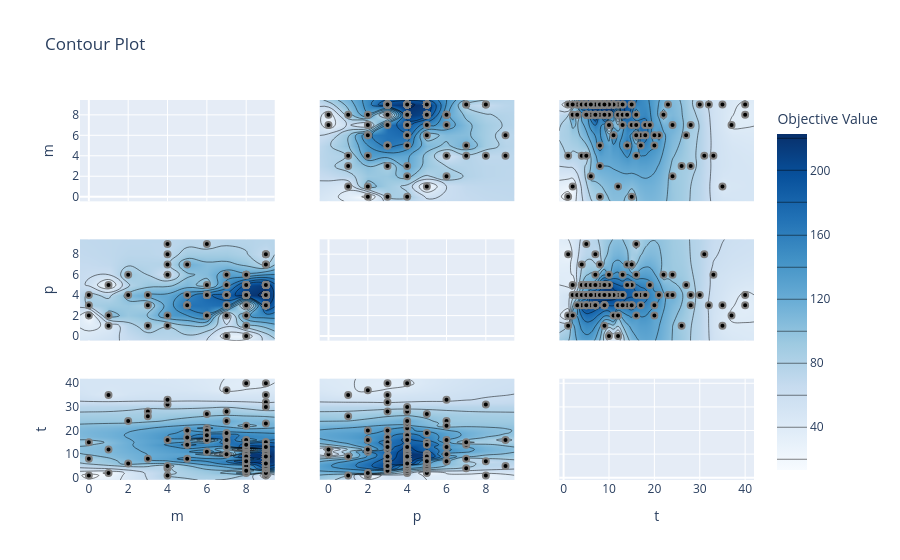

Notebook code for this chart:
### Code cell
optuna.visualization.plot_contour(study, params=['m', 'p', 't'])

### Figure 1 — Plotly figure (JSON) as saved in the notebook; plotly's stock layout.template omitted (floating-point values rounded to 4 significant figures; data arrays with more than 128 entries replaced by an {"elided": "..."} marker saying what was removed)
{"data": [{"type": "scatter", "xaxis": "x", "yaxis": "y"}, {"colorbar": {"title": {"text": "Objective Value"}}, "colorscale": [[0, "rgb(247,251,255)"], [0.125, "rgb(222,235,247)"], [0.25, "rgb(198,219,239)"], [0.375, "rgb(158,202,225)"], [0.5, "rgb(107,174,214)"], [0.625, "rgb(66,146,198)"], [0.75, "rgb(33,113,181)"], [0.875, "rgb(8,81,156)"], [1, "rgb(8,48,107)"]], "connectgaps": true, "contours": {"coloring": "heatmap"}, "hoverinfo": "none", "line": {"smoothing": 1.3}, "reversescale": false, "showscale": true, "type": "contour", "x": [-0.45, 0, 1, 2, 3, 4, 5, 6, 7, 8, 9, 9.45], "xaxis": "x4", "y": [-0.45, 0, 1, 2, 3, 4, 5, 6, 7, 8, 9, 9.45], "yaxis": "y4", "z": {"elided": "12x12 float values"}}, {"marker": {"color": "black", "line": {"color": "Gray", "width": 2}}, "mode": "markers", "name": "Feasible Trial", "showlegend": false, "type": "scatter", "x": {"elided": "200 int values"}, "xaxis": "x4", "y": {"elided": "200 int values"}, "yaxis": "y4"}, {"colorbar": {"title": {"text": "Objective Value"}}, "colorscale": [[0, "rgb(247,251,255)"], [0.125, "rgb(222,235,247)"], [0.25, "rgb(198,219,239)"], [0.375, "rgb(158,202,225)"], [0.5, "rgb(107,174,214)"], [0.625, "rgb(66,146,198)"], [0.75, "rgb(33,113,181)"], [0.875, "rgb(8,81,156)"], [1, "rgb(8,48,107)"]], "connectgaps": true, "contours": {"coloring": "heatmap"}, "hoverinfo": "none", "line": {"smoothing": 1.3}, "reversescale": false, "showscale": false, "type": "contour", "x": [-0.45, 0, 1, 2, 3, 4, 5, 6, 7, 8, 9, 9.45], "xaxis": "x7", "y": [-0.95, 1, 2, 3, 4, 5, 6, 7, 8, 9, 10, 11, 12, 13, 14, 15, 16, 17, 18, 19, 20, 21, 22, 23, 24, 26, 27, 28, 30, 31, 32, 33, 35, 37, 40, 41.95], "yaxis": "y7", "z": {"elided": "36x12 float values"}}, {"marker": {"color": "black", "line": {"color": "Gray", "width": 2}}, "mode": "markers", "name": "Feasible Trial", "showlegend": false, "type": "scatter", "x": {"elided": "200 int values"}, "xaxis": "x7", "y": {"elided": "200 int values"}, "yaxis": "y7"}, {"colorbar": {"title": {"text": "Objective Value"}}, "colorscale": [[0, "rgb(247,251,255)"], [0.125, "rgb(222,235,247)"], [0.25, "rgb(198,219,239)"], [0.375, "rgb(158,202,225)"], [0.5, "rgb(107,174,214)"], [0.625, "rgb(66,146,198)"], [0.75, "rgb(33,113,181)"], [0.875, "rgb(8,81,156)"], [1, "rgb(8,48,107)"]], "connectgaps": true, "contours": {"coloring": "heatmap"}, "hoverinfo": "none", "line": {"smoothing": 1.3}, "reversescale": false, "showscale": false, "type": "contour", "x": [-0.45, 0, 1, 2, 3, 4, 5, 6, 7, 8, 9, 9.45], "xaxis": "x2", "y": [-0.45, 0, 1, 2, 3, 4, 5, 6, 7, 8, 9, 9.45], "yaxis": "y2", "z": {"elided": "12x12 float values"}}, {"marker": {"color": "black", "line": {"color": "Gray", "width": 2}}, "mode": "markers", "name": "Feasible Trial", "showlegend": false, "type": "scatter", "x": {"elided": "200 int values"}, "xaxis": "x2", "y": {"elided": "200 int values"}, "yaxis": "y2"}, {"type": "scatter", "xaxis": "x5", "yaxis": "y5"}, {"colorbar": {"title": {"text": "Objective Value"}}, "colorscale": [[0, "rgb(247,251,255)"], [0.125, "rgb(222,235,247)"], [0.25, "rgb(198,219,239)"], [0.375, "rgb(158,202,225)"], [0.5, "rgb(107,174,214)"], [0.625, "rgb(66,146,198)"], [0.75, "rgb(33,113,181)"], [0.875, "rgb(8,81,156)"], [1, "rgb(8,48,107)"]], "connectgaps": true, "contours": {"coloring": "heatmap"}, "hoverinfo": "none", "line": {"smoothing": 1.3}, "reversescale": false, "showscale": false, "type": "contour", "x": [-0.45, 0, 1, 2, 3, 4, 5, 6, 7, 8, 9, 9.45], "xaxis": "x8", "y": [-0.95, 1, 2, 3, 4, 5, 6, 7, 8, 9, 10, 11, 12, 13, 14, 15, 16, 17, 18, 19, 20, 21, 22, 23, 24, 26, 27, 28, 30, 31, 32, 33, 35, 37, 40, 41.95], "yaxis": "y8", "z": {"elided": "36x12 float values"}}, {"marker": {"color": "black", "line": {"color": "Gray", "width": 2}}, "mode": "markers", "name": "Feasible Trial", "showlegend": false, "type": "scatter", "x": {"elided": "200 int values"}, "xaxis": "x8", "y": {"elided": "200 int values"}, "yaxis": "y8"}, {"colorbar": {"title": {"text": "Objective Value"}}, "colorscale": [[0, "rgb(247,251,255)"], [0.125, "rgb(222,235,247)"], [0.25, "rgb(198,219,239)"], [0.375, "rgb(158,202,225)"], [0.5, "rgb(107,174,214)"], [0.625, "rgb(66,146,198)"], [0.75, "rgb(33,113,181)"], [0.875, "rgb(8,81,156)"], [1, "rgb(8,48,107)"]], "connectgaps": true, "contours": {"coloring": "heatmap"}, "hoverinfo": "none", "line": {"smoothing": 1.3}, "reversescale": false, "showscale": false, "type": "contour", "x": [-0.95, 1, 2, 3, 4, 5, 6, 7, 8, 9, 10, 11, 12, 13, 14, 15, 16, 17, 18, 19, 20, 21, 22, 23, 24, 26, 27, 28, 30, 31, 32, 33, 35, 37, 40, 41.95], "xaxis": "x3", "y": [-0.45, 0, 1, 2, 3, 4, 5, 6, 7, 8, 9, 9.45], "yaxis": "y3", "z": {"elided": "12x36 float values"}}, {"marker": {"color": "black", "line": {"color": "Gray", "width": 2}}, "mode": "markers", "name": "Feasible Trial", "showlegend": false, "type": "scatter", "x": {"elided": "200 int values"}, "xaxis": "x3", "y": {"elided": "200 int values"}, "yaxis": "y3"}, {"colorbar": {"title": {"text": "Objective Value"}}, "colorscale": [[0, "rgb(247,251,255)"], [0.125, "rgb(222,235,247)"], [0.25, "rgb(198,219,239)"], [0.375, "rgb(158,202,225)"], [0.5, "rgb(107,174,214)"], [0.625, "rgb(66,146,198)"], [0.75, "rgb(33,113,181)"], [0.875, "rgb(8,81,156)"], [1, "rgb(8,48,107)"]], "connectgaps": true, "contours": {"coloring": "heatmap"}, "hoverinfo": "none", "line": {"smoothing": 1.3}, "reversescale": false, "showscale": false, "type": "contour", "x": [-0.95, 1, 2, 3, 4, 5, 6, 7, 8, 9, 10, 11, 12, 13, 14, 15, 16, 17, 18, 19, 20, 21, 22, 23, 24, 26, 27, 28, 30, 31, 32, 33, 35, 37, 40, 41.95], "xaxis": "x6", "y": [-0.45, 0, 1, 2, 3, 4, 5, 6, 7, 8, 9, 9.45], "yaxis": "y6", "z": {"elided": "12x36 float values"}}, {"marker": {"color": "black", "line": {"color": "Gray", "width": 2}}, "mode": "markers", "name": "Feasible Trial", "showlegend": false, "type": "scatter", "x": {"elided": "200 int values"}, "xaxis": "x6", "y": {"elided": "200 int values"}, "yaxis": "y6"}, {"type": "scatter", "xaxis": "x9", "yaxis": "y9"}], "layout": {"title": {"text": "Contour Plot"}, "xaxis": {"anchor": "y", "domain": [0, 0.2889], "matches": "x7", "range": [-0.45, 9.45], "showticklabels": false}, "xaxis2": {"anchor": "y2", "domain": [0.3556, 0.6444], "matches": "x8", "range": [-0.45, 9.45], "showticklabels": false}, "xaxis3": {"anchor": "y3", "domain": [0.7111, 1], "matches": "x9", "range": [-0.95, 41.95], "showticklabels": false}, "xaxis4": {"anchor": "y4", "domain": [0, 0.2889], "matches": "x7", "range": [-0.45, 9.45], "showticklabels": false}, "xaxis5": {"anchor": "y5", "domain": [0.3556, 0.6444], "matches": "x8", "range": [-0.45, 9.45], "showticklabels": false}, "xaxis6": {"anchor": "y6", "domain": [0.7111, 1], "matches": "x9", "range": [-0.95, 41.95], "showticklabels": false}, "xaxis7": {"anchor": "y7", "domain": [0, 0.2889], "range": [-0.45, 9.45], "title": {"text": "m"}}, "xaxis8": {"anchor": "y8", "domain": [0.3556, 0.6444], "range": [-0.45, 9.45], "title": {"text": "p"}}, "xaxis9": {"anchor": "y9", "domain": [0.7111, 1], "range": [-0.95, 41.95], "title": {"text": "t"}}, "yaxis": {"anchor": "x", "domain": [0.7333, 1], "range": [-0.45, 9.45], "title": {"text": "m"}}, "yaxis2": {"anchor": "x2", "domain": [0.7333, 1], "matches": "y", "range": [-0.45, 9.45], "showticklabels": false}, "yaxis3": {"anchor": "x3", "domain": [0.7333, 1], "matches": "y", "range": [-0.45, 9.45], "showticklabels": false}, "yaxis4": {"anchor": "x4", "domain": [0.3667, 0.6333], "range": [-0.45, 9.45], "title": {"text": "p"}}, "yaxis5": {"anchor": "x5", "domain": [0.3667, 0.6333], "matches": "y4", "range": [-0.45, 9.45], "showticklabels": false}, "yaxis6": {"anchor": "x6", "domain": [0.3667, 0.6333], "matches": "y4", "range": [-0.45, 9.45], "showticklabels": false}, "yaxis7": {"anchor": "x7", "domain": [0, 0.2667], "range": [-0.95, 41.95], "title": {"text": "t"}}, "yaxis8": {"anchor": "x8", "domain": [0, 0.2667], "matches": "y7", "range": [-0.95, 41.95], "showticklabels": false}, "yaxis9": {"anchor": "x9", "domain": [0, 0.2667], "matches": "y7", "range": [-0.95, 41.95], "showticklabels": false}}}
